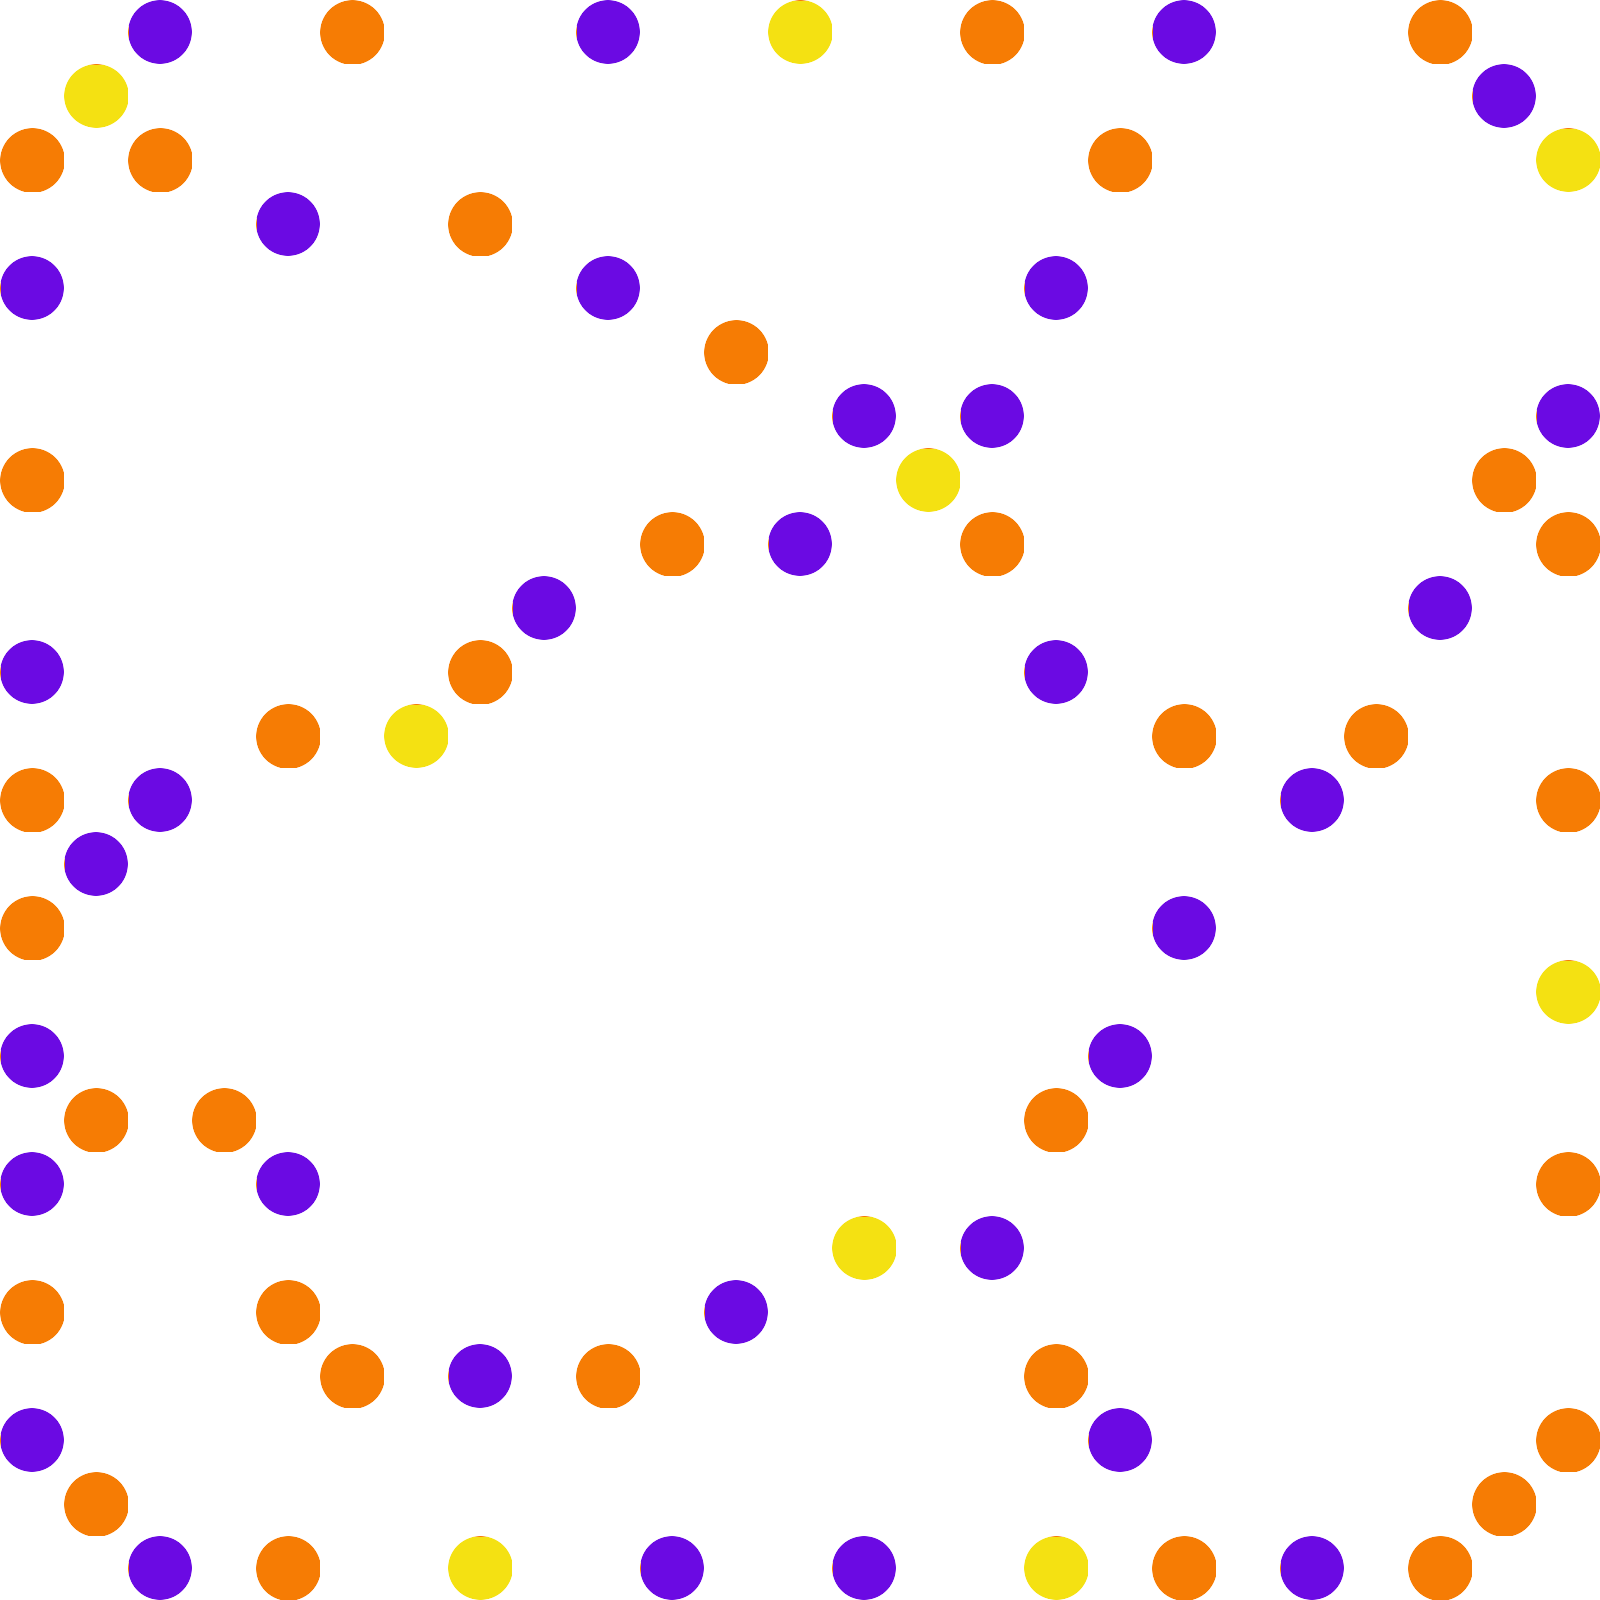

This is a level from a 2D game, rendered from its Tiled map with the project's own tilesets. A one-line summary and the map file follow, with tile-layer data summarised:
An orthogonal 25x25 tile map with 64x64 px tiles, 1 tile layer (Nodes) and 5 objects.

<map version="1.0" orientation="orthogonal" renderorder="right-down" width="25" height="25" tilewidth="64" tileheight="64" backgroundcolor="#ffffff" nextobjectid="21">
 <tileset firstgid="1" name="tiles" tilewidth="64" tileheight="64" tilecount="16" columns="4">
  <image source="Tiles.png" width="256" height="256" />
 </tileset>
 <imagelayer name="space">
  <image source="SkyBG.png" />
 </imagelayer>
 <objectgroup color="#ffffff" name="Object Layer 1">
  <object id="15" x="1557.58" y="1427.27">
   <polyline points="0,0 -121.212,139.394 -1406.06,142.424 -1524.24,15.1515 -1527.27,-1272.73 -1396.97,-1400 -127.273,-1400 18.1818,-1266.67 12.1212,18.1818" />
  </object>
  <object id="16" x="96.9697" y="96.9697">
   <polyline points="0,0 57.5758,60.6061 190.909,127.273 393.939,127.273 778.788,327.273 903.03,460.606 951.515,581.818 1215.15,709.091 1333.33,521.212 1409.09,381.818 1466.67,321.212" />
  </object>
  <object id="17" x="1309.09" y="793.939">
   <polyline points="0,0 -118.182,136.364 -187.879,260.606 -251.515,315.152 -321.212,454.545 -248.485,584.848 -190.909,651.515 -121.212,781.818" />
  </object>
  <object id="19" x="1187.88" y="36.3636">
   <polyline points="0,0 -63.6364,121.212 -133.333,260.606 -187.879,387.879 -396.97,515.152 -521.212,509.091 -639.394,572.727 -778.788,700 -909.091,696.97 -1027.27,757.576 -1075.76,836.364 -1163.64,766.667" />
  </object>
  <object id="20" x="975.758" y="1242.42">
   <polyline points="0,0 -115.152,0 -239.394,69.697 -366.667,139.394 -503.03,136.364 -624.242,136.364 -681.818,75.7576 -681.818,-57.5758 -748.485,-130.303 -878.788,-121.212 -942.424,-54.5455" />
  </object>
 </objectgroup>
 <layer name="Nodes" width="25" height="25">
  <data>[625 cells, 77 non-empty, 3 distinct tile ids]</data>
 </layer>
</map>